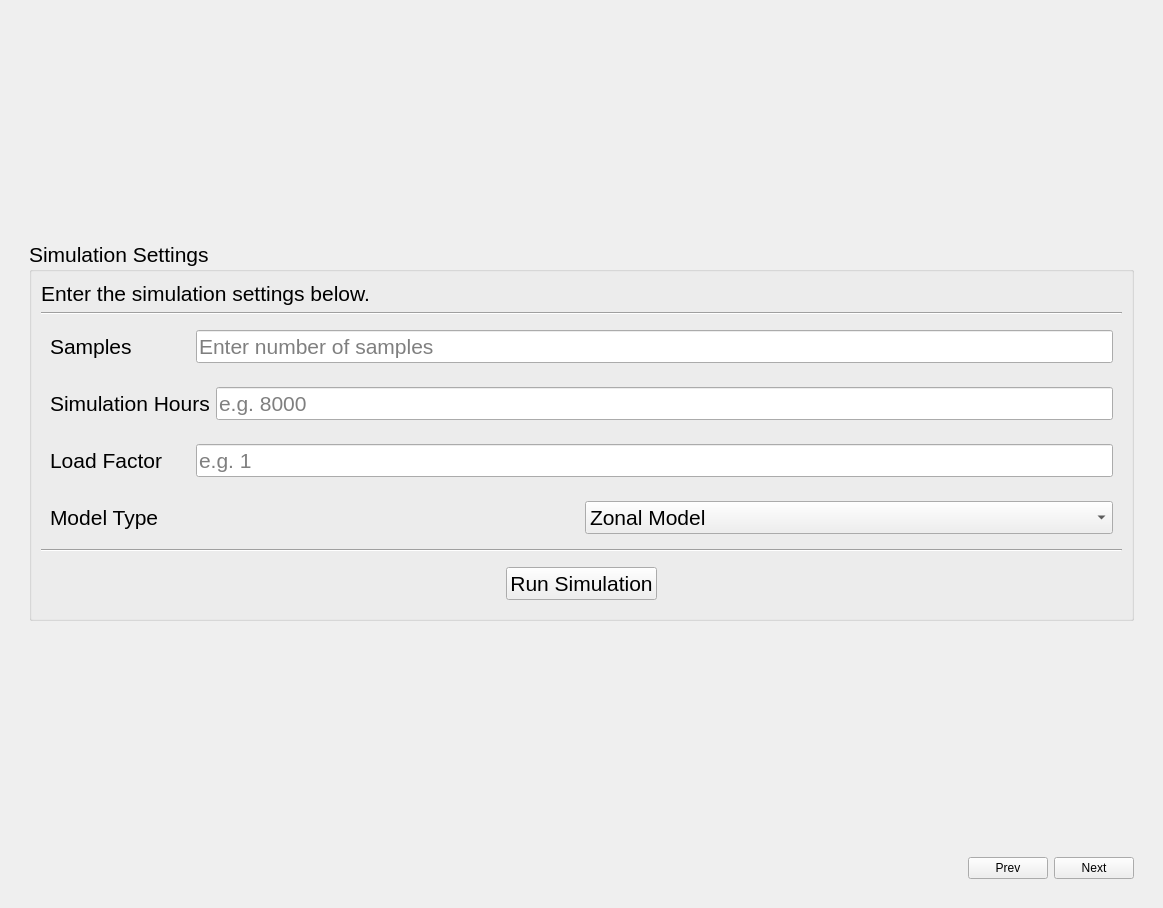
<?xml version="1.0" encoding="UTF-8"?>
<ui version="4.0">
 <class>SimulationPage</class>
 <widget class="QWidget" name="SimulationPage">
  <property name="geometry">
   <rect>
    <x>0</x>
    <y>0</y>
    <width>1163</width>
    <height>908</height>
   </rect>
  </property>
  <property name="windowTitle">
   <string>Form</string>
  </property>
  <layout class="QVBoxLayout" name="verticalLayout_main">
   <item>
    <widget class="QFrame" name="frame_main">
     <property name="frameShape">
      <enum>QFrame::NoFrame</enum>
     </property>
     <property name="frameShadow">
      <enum>QFrame::Raised</enum>
     </property>
     <layout class="QVBoxLayout" name="verticalLayout_container">
      <item>
       <spacer name="verticalSpacer_top">
        <property name="orientation">
         <enum>Qt::Vertical</enum>
        </property>
        <property name="sizeHint" stdset="0">
         <size>
          <width>20</width>
          <height>20</height>
         </size>
        </property>
       </spacer>
      </item>
      <item>
       <widget class="QFrame" name="frame_simulation">
        <property name="frameShape">
         <enum>QFrame::NoFrame</enum>
        </property>
        <property name="frameShadow">
         <enum>QFrame::Plain</enum>
        </property>
        <layout class="QHBoxLayout" name="horizontalLayout">
         <item>
          <widget class="QGroupBox" name="groupBox_simulation">
           <property name="font">
            <font>
             <pointsize>16</pointsize>
            </font>
           </property>
           <property name="title">
            <string>Simulation Settings</string>
           </property>
           <layout class="QVBoxLayout" name="verticalLayout_simulation">
            <item>
             <widget class="QLabel" name="label_sim_hint">
              <property name="text">
               <string>Enter the simulation settings below.</string>
              </property>
             </widget>
            </item>
            <item>
             <widget class="QFrame" name="line_separator_1">
              <property name="frameShape">
               <enum>QFrame::HLine</enum>
              </property>
              <property name="frameShadow">
               <enum>QFrame::Sunken</enum>
              </property>
             </widget>
            </item>
            <item>
             <widget class="QFrame" name="frame_samples">
              <property name="frameShape">
               <enum>QFrame::NoFrame</enum>
              </property>
              <layout class="QHBoxLayout" name="horizontalLayout_samples">
               <item>
                <widget class="QLabel" name="label_samples">
                 <property name="minimumSize">
                  <size>
                   <width>140</width>
                   <height>0</height>
                  </size>
                 </property>
                 <property name="text">
                  <string>Samples</string>
                 </property>
                </widget>
               </item>
               <item>
                <widget class="QLineEdit" name="lineEdit_samples">
                 <property name="placeholderText">
                  <string>Enter number of samples</string>
                 </property>
                </widget>
               </item>
              </layout>
             </widget>
            </item>
            <item>
             <widget class="QFrame" name="frame_hours">
              <property name="frameShape">
               <enum>QFrame::NoFrame</enum>
              </property>
              <layout class="QHBoxLayout" name="horizontalLayout_hours">
               <item>
                <widget class="QLabel" name="label_hours">
                 <property name="minimumSize">
                  <size>
                   <width>140</width>
                   <height>0</height>
                  </size>
                 </property>
                 <property name="text">
                  <string>Simulation Hours</string>
                 </property>
                </widget>
               </item>
               <item>
                <widget class="QLineEdit" name="lineEdit_hours">
                 <property name="text">
                  <string/>
                 </property>
                 <property name="placeholderText">
                  <string>e.g. 8000</string>
                 </property>
                </widget>
               </item>
              </layout>
             </widget>
            </item>
            <item>
             <widget class="QFrame" name="frame_load_factor">
              <property name="frameShape">
               <enum>QFrame::NoFrame</enum>
              </property>
              <layout class="QHBoxLayout" name="horizontalLayout_load_factor">
               <item>
                <widget class="QLabel" name="label_load_factor">
                 <property name="minimumSize">
                  <size>
                   <width>140</width>
                   <height>0</height>
                  </size>
                 </property>
                 <property name="text">
                  <string>Load Factor</string>
                 </property>
                </widget>
               </item>
               <item>
                <widget class="QLineEdit" name="lineEdit_load_factor">
                 <property name="text">
                  <string/>
                 </property>
                 <property name="placeholderText">
                  <string>e.g. 1</string>
                 </property>
                </widget>
               </item>
              </layout>
             </widget>
            </item>
            <item>
             <widget class="QFrame" name="frame_model_type">
              <property name="frameShape">
               <enum>QFrame::NoFrame</enum>
              </property>
              <layout class="QHBoxLayout" name="horizontalLayout_model_type">
               <item>
                <widget class="QLabel" name="label_model_type">
                 <property name="minimumSize">
                  <size>
                   <width>140</width>
                   <height>0</height>
                  </size>
                 </property>
                 <property name="text">
                  <string>Model Type</string>
                 </property>
                </widget>
               </item>
               <item>
                <widget class="QComboBox" name="comboBox_model_type">
                 <item>
                  <property name="text">
                   <string>Zonal Model</string>
                  </property>
                 </item>
                 <item>
                  <property name="text">
                   <string>Copper Sheet Model</string>
                  </property>
                 </item>
                </widget>
               </item>
              </layout>
             </widget>
            </item>
            <item>
             <widget class="QFrame" name="line_separator_2">
              <property name="frameShape">
               <enum>QFrame::HLine</enum>
              </property>
              <property name="frameShadow">
               <enum>QFrame::Sunken</enum>
              </property>
             </widget>
            </item>
            <item>
             <widget class="QFrame" name="frame_run_button">
              <property name="frameShape">
               <enum>QFrame::NoFrame</enum>
              </property>
              <layout class="QHBoxLayout" name="horizontalLayout_run_button">
               <item>
                <spacer name="horizontalSpacer_left">
                 <property name="orientation">
                  <enum>Qt::Horizontal</enum>
                 </property>
                 <property name="sizeHint" stdset="0">
                  <size>
                   <width>40</width>
                   <height>20</height>
                  </size>
                 </property>
                </spacer>
               </item>
               <item>
                <widget class="QPushButton" name="btn_run_simulation">
                 <property name="text">
                  <string>Run Simulation</string>
                 </property>
                </widget>
               </item>
               <item>
                <spacer name="horizontalSpacer_right">
                 <property name="orientation">
                  <enum>Qt::Horizontal</enum>
                 </property>
                 <property name="sizeType">
                  <enum>QSizePolicy::MinimumExpanding</enum>
                 </property>
                 <property name="sizeHint" stdset="0">
                  <size>
                   <width>40</width>
                   <height>20</height>
                  </size>
                 </property>
                </spacer>
               </item>
              </layout>
             </widget>
            </item>
           </layout>
          </widget>
         </item>
        </layout>
       </widget>
      </item>
      <item>
       <spacer name="verticalSpacer_bottom">
        <property name="orientation">
         <enum>Qt::Vertical</enum>
        </property>
        <property name="sizeHint" stdset="0">
         <size>
          <width>20</width>
          <height>20</height>
         </size>
        </property>
       </spacer>
      </item>
      <item>
       <widget class="QWidget" name="nav_bottom_sim" native="true">
        <property name="maximumSize">
         <size>
          <width>16777215</width>
          <height>50</height>
         </size>
        </property>
        <layout class="QHBoxLayout" name="horizontalLayout_nav">
         <item>
          <spacer name="bottom_spacer">
           <property name="orientation">
            <enum>Qt::Horizontal</enum>
           </property>
           <property name="sizeHint" stdset="0">
            <size>
             <width>40</width>
             <height>20</height>
            </size>
           </property>
          </spacer>
         </item>
         <item>
          <widget class="QPushButton" name="btn_sim_previous">
           <property name="text">
            <string>Prev</string>
           </property>
          </widget>
         </item>
         <item>
          <widget class="QPushButton" name="btn_sim_next">
           <property name="text">
            <string>Next</string>
           </property>
          </widget>
         </item>
        </layout>
       </widget>
      </item>
     </layout>
    </widget>
   </item>
  </layout>
 </widget>
 <resources/>
 <connections/>
</ui>
